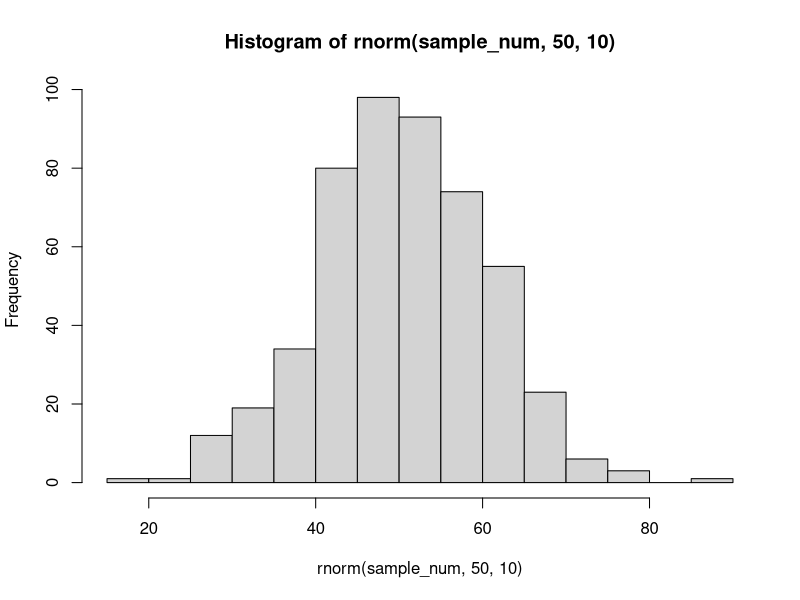

The R source for this figure:
# encode:UTF-8
# -----------------------問題１-------------------------- #
cat("\n\n\n", "1. Factor型のベクトルをアルファベット順に並べ替えてください")

a <- factor(c("beta","sigma","phi","alpha"))
cat("\n", "vector:", a)
cat("\n", "sort(vector): ", sort(a))


# -----------------------問題２-------------------------- #
cat("\n\n\n", "2. データフレームの25歳以下の行を取り出してください")

a <- data.frame(name=c("tanaka","satou","suzuki","oda"), age=c(22,25,27,25), status=c("normal","normal","normal","unusual"))

cat("\n", "dataframe: ", "\n")
print(a)

cat("\n", "25 ages in dataframe: ", "\n")
print(a[a$age==25,])

# -----------------------問題３-------------------------- #
cat("\n\n\n", "3. リストの中にリストを作ってください")

# ------------------------------- #
cat("\n\n", "3-1 tag付きのリスト")
a <- list(name = "yoshino", age = 18, status = "normal")

cat("\n", "list: ", "\n")
print(a)

a$status = list(body = "normal", mind = "normal")
cat("\n", "edited list: ", "\n")
print(a)
# ------------------------------- #
cat("\n\n", "3-2 ta付いてないリスト")
a <- list(10,20,30)

cat("\n", "list: ")
print(a)

a[[1]] <- list(10,11,12,13)
cat("\n", "edited list: ")
print(a)

# -----------------------問題４-------------------------- #
cat("\n\n\n 4. ディレクトリの中のCSVファイルすべてのファイル名の拡張子.csvを、.txtに変換して表示してください. \n\n")

cat("ソースコードに、下のFALSEをTRUEに変わると、コード4-1が実行する")
if(FALSE){
# ------------------------------- #
cat("\n\n", "4-1 forループを使う \n")
# ファイル名をリスト形で読み込み -> for リスト全てのメンバー -> 尾の".csv"を切り落とす -> ".txt"を尾に付ける
csv_files <- list.files(pattern=".csv")
for (name_csv in csv_files) {
  name_txt <- (paste(strsplit(name_csv,".csv")[1], ".txt", sep=""))
  file.rename( name_csv, name_txt )
  cat(name_csv, "を", name_txt, "に変わりました \n")
}
}　
# end if

#　下のFALSEをTRUEに変わるとコード4-2が実行する
if(FALSE){
# ------------------------------- #
cat("\n\n", "4-2 lapplyまたはsapplyを使う \n")

csv_for_txt <- function(name_csv){
  name_txt <- paste(strsplit(name_csv,".csv")[1], ".txt", sep="")
  file.rename(name_csv, name_txt)
  cat(name_csv, "を", name_txt, "に変わりました \n")
}

csv_files <- list.files(pattern=".csv")
sapply(csv_files, csv_for_txt)

}　
# end if
# -----------------------問題５-------------------------- #
cat("\n\n\n", "5. 引数1を渡すと グー、2を渡すとチョキ、何も渡さないとパーを表示する関数を作れ ")
finger_guessing <- function(x=3){
  cat("\n", "get:", x,"  finger is: ")
  if (x==1) cat("グー")
  else  if(x==2) cat("チョキ")
        else cat("パー")
  cat("\n")
}

finger_guessing(a <- 1)
finger_guessing(a <- 2)
finger_guessing(a <- 3)
finger_guessing(a <- "a")
finger_guessing(a <- 32769)
finger_guessing(a <- "日本語わかる？")


# -----------------------問題６-------------------------- #
cat("\n\n\n", "6. 平均50, 標準偏差10の正規分布に従う乱数のヒストグラムをプロットせよ")

sample_num <- 500
hist(rnorm(sample_num,50,10))
